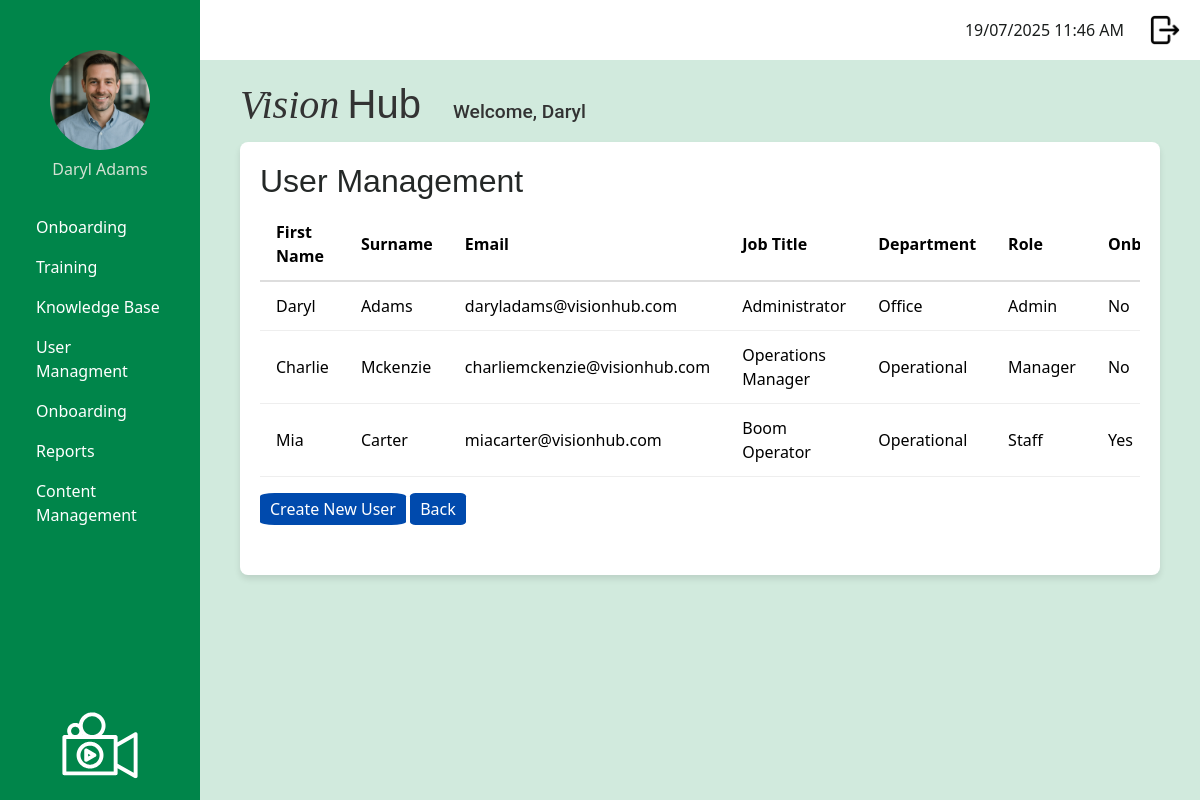
Page /admin/manage_users (signed in) on the earlier database version.
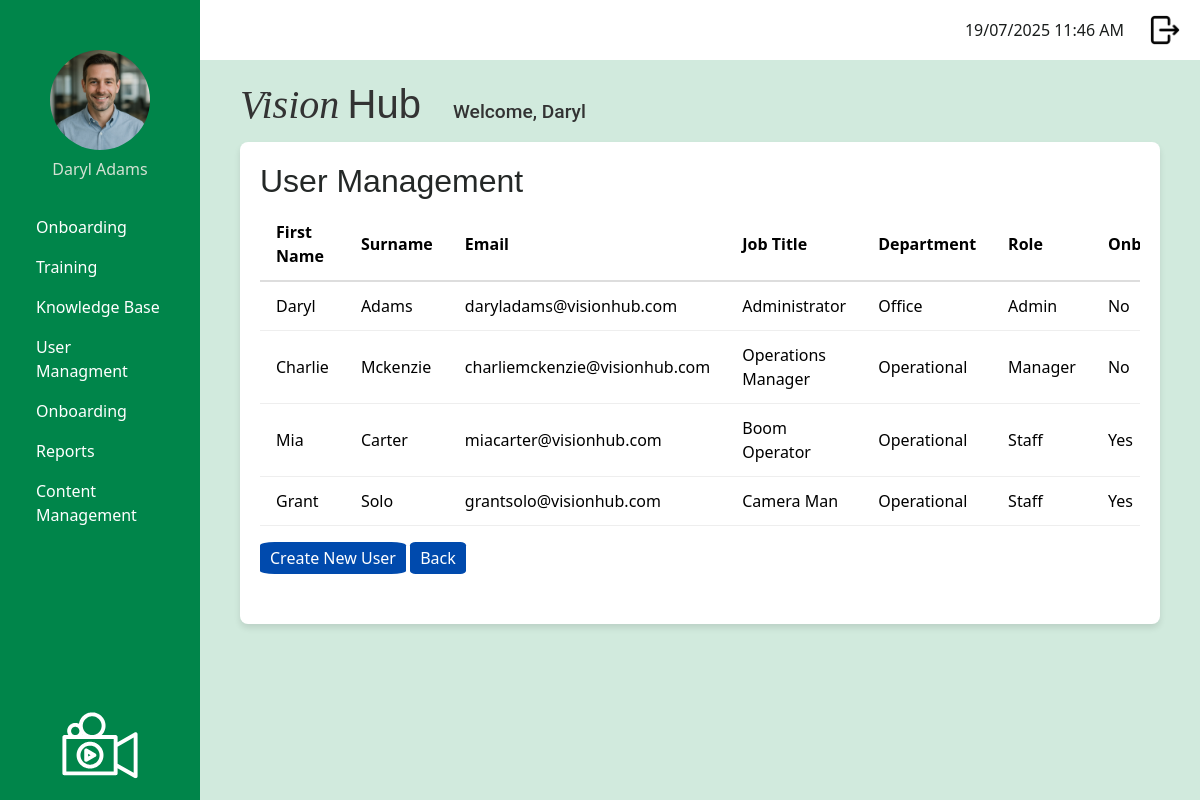
Same page on the later database version.
### app/models.py (models this page shows, shortened)
class User(UserMixin, db.Model):
    __tablename__ = 'user'
    id: so.Mapped[int] = so.mapped_column(primary_key=True)
    username: so.Mapped[str] = so.mapped_column(sa.String(120), index=True, unique=True)
    first_name: so.Mapped[str] = so.mapped_column(sa.String(50), index=True)
    surname: so.Mapped[str] = so.mapped_column(sa.String(50), index=True)
    job_title: so.Mapped[str] = so.mapped_column(sa.String(50), index=True)
    password_hash: so.Mapped[str] = so.mapped_column(sa.String(256))
    is_onboarding: so.Mapped[bool] = so.mapped_column(default=False) # Default: Not onboarding
    dateStarted: so.Mapped[datetime] = so.mapped_column(index=True, default=lambda: datetime.now(timezone.utc))
    google_email: so.Mapped[Optional[str]] = so.mapped_column(sa.String(120), unique=True, nullable=True)
    profile_photo: so.Mapped[Optional[str]] = so.mapped_column(sa.String(120), nullable=True, default='profileDefault.png')
    manager_id: so.Mapped[Optional[int]] = so.mapped_column(sa.ForeignKey('user.id'), nullable=True)
    manager: so.Mapped[Optional['User']] = so.relationship('User', remote_side=[id], back_populates='manages')
    manages: so.Mapped[List['User']] = so.relationship('User', back_populates='manager')
    role_id: so.Mapped[int] = so.mapped_column(sa.ForeignKey('role.id'))
    role: so.Mapped['Role'] = so.relationship('Role', back_populates='users')
    department_id: so.Mapped[int] = so.mapped_column(sa.ForeignKey('department.id'))
    department: so.Mapped['Department'] = so.relationship('Department', back_populates='users')
    module_progress: so.Mapped[List['UserModuleProgress']] = so.relationship('UserModuleProgress', back_populates='user')
    onboarding_path_id: so.Mapped[int] = so.mapped_column(sa.ForeignKey('onboarding_path.id'), nullable=True)
    onboarding_path: so.Mapped['OnboardingPath'] = so.relationship('OnboardingPath')

class Department(db.Model):
    __tablename__ = 'department'
    id: so.Mapped[int] = so.mapped_column(primary_key=True)
    department_name: so.Mapped[str] = so.mapped_column(sa.String(20), index=True, unique=True)
    users: so.Mapped[List['User']] = so.relationship('User', back_populates='department')

class Role(db.Model):
    __tablename__ = 'role'
    id: so.Mapped[int] = so.mapped_column(primary_key=True)
    role_name: so.Mapped[str] = so.mapped_column(sa.String(20), index=True, unique=True)
    users: so.Mapped[list['User']] = so.relationship('User', back_populates='role')

### app/admin/routes.py (the view)
@app.route('/admin/manage_users', methods=['GET'])
@login_required
def manage_users():
    if current_user.role.role_name != "admin":
        return redirect(url_for('logout'))
    try:
        users = User.query.all()
        return render_template('admin/manageUsers.html', title='Manage Users', users = users)
    except Exception as e:
        error_message = 'Error: ' + str(e)
        return error_message

### app/models.py (called while the page is built)
@login.user_loader
def load_user(id):
    return db.session.get(User, int(id))

### app/templates/admin/manageUsers.html (shortened to what this page needs)
{% extends "base.html" %}
{% block content %}
<html>
    <body>
        <h1 class = "page-title">User Management</h1>
        <div class = "table-wrapper">
        <table class= "user-table">
            <thead>
                <tr>
                    <th>First Name</th>
                    <th>Surname</th>
                    <th>Email</th>
                    <th>Job Title</th>
                    <th>Department</th>
                    <th>Role</th>
                    <th>Onboarding</th>
                </tr>
            </thead>
            <tbody>
                {% for user in users %}
                <tr>
                    <td>{{ user.first_name|title }}</td>
                    <td>{{ user.surname|title }}</td>
                    <td>{{ user.username }}</td>
                    <td>{{ user.job_title|title }}</td>
                    <td>{{ user.department.department_name|title }}</td>
                    <td>{{ user.role.role_name|title }}</td>
                    <td>{{ 'Yes' if user.is_onboarding else 'No' }}</td>
                </tr>
                {% endfor %}
            </tbody>
        </table>
            <div class = "button-container-outside-table">
                <a class = "dark-blue-button" href="{{ url_for('register_user') }}">Create New User</a>
                <a class = "dark-blue-button" href="{{ url_for('admin_dashboard') }}" class="btn">Back</a>
            </div>
        </div>
    </body>
</html>
{% endblock %}

### app/templates/base.html (shortened to what this page needs)
<!doctype html>
<html>
    <head>
            <link
            href="{{ url_for('static', filename='css/bootstrap.min.css') }}"
            rel="stylesheet"/>
            <link href="{{ url_for('static', filename='css/stylesheet.css') }}" rel="stylesheet"/>
        </head>
    <body>
         <div class="sidebar">
            <div class="profile-container">
                <form id="photoForm"
                    action="{{ url_for('update_profile_photo') }}"
                    method="POST"
                    enctype="multipart/form-data"
                    style="display:inline;">
                <img src="{{ url_for('static',
                                    filename='images/profilePhoto/'
                                        ~ (current_user.profile_photo or 'profileDefault.png')) }}"
                    id="profilePicture"
                    class="profilePicture"
                    alt="Click to change photo"
                    style="cursor:pointer; width:100px; height:100px;
                            object-fit:cover; border-radius:50%;">
                </form>
                <h5 class="profile-photo-text">{{ current_user.first_name|title }} {{ current_user.surname|title }}</h5>
            </div>
            <nav class="nav flex-column sideNavLink-container">
                {% if current_user.role.role_name == 'admin' %}
                    <a class="nav-link" href="#">Onboarding</a>
                    <a class="nav-link" href="{{ url_for('manage_training_modules') }}">Training</a>
                    <a class="nav-link" href="#">Knowledge Base</a>
                    <a class="nav-link" href="{{ url_for('manage_users') }}">User Managment</a>
                    <a class="nav-link" href="#">Onboarding</a>
                    <a class="nav-link" href="#">Reports</a>
                    <a class="nav-link" href="#">Content Management</a>
                    {% elif current_user.role.role_name == 'manager' %}
                    <a class="nav-link" href="#">Onboarding</a>
                    <a class="nav-link" href="#">Training</a>
                    <a class="nav-link" href="#">Reports</a>
                    {% elif current_user.role.role_name == 'staff' %}
                    <a class="nav-link" href="#">Onboarding</a>
                    <a class="nav-link" href="{{ url_for('training_dashboard') }}">Training</a>
                {% endif %}
            </nav>
            <img src="{{ url_for('static', filename='images/logoImageWhite.svg') }}" class="sidebarLogo">
        </div>
         <div class="top-bar">
            <div class="d-flex align-items-center">
                <span class="me-3" id="clock"></span>
                <a href="{{ url_for('logout') }}" class="logout-link">
                    <img src="{{ url_for('static', filename='images/logout.png') }}" class="logout-image">
                </a>
            </div>
        </div>
        <div class="logo-name-container">
            <h2 class="logo-text">
                <span class="logo-vision">Vision</span>
                <span class="logo-hub">Hub</span>
            </h2>
            <h3 class="welcome-text">Welcome, {{ current_user.first_name|title }}</h3>
        </div>
        <div class="content">
            {% block content %}
            {% endblock %}
        </div>
    </body>
</html>

### app/static/css/stylesheet.css (style rules this page uses)
body { color: #000000; background-color: #d1eadd ; }
.logo-name-container { display: flex; align-items: baseline; margin-left: 240px; margin-top: 20px; margin-bottom: 5px; gap: 2rem; color: #333; }
.logo-vision { font-family: 'Playfair Display', serif; font-weight: 450; font-style: italic; font-size: 2.5rem; }
.logo-hub { font-family: 'Montserrat', sans-serif; font-weight: 200; font-size: 2.5rem; margin-left: 0; }
.welcome-text { font-family: 'Roboto', sans-serif; font-size: 1.2rem; margin: 0; }
.sidebar { background-color: #00854a; color: white; font-size: 1rem; font-weight: 400; height: 100vh; position: fixed; width: 200px; padding: 20px; display: flex; flex-direction: column; justify-content: space-between; text-align: left }
.profile-photo-text { font-size: 1rem; font-weight: 200; color: rgb(211, 225, 211); text-align: center; }
.sidebarLogo { max-width: 100%; width: 120px; height: auto; display: block; margin: 0 auto; margin-top: auto; }
.profilePicture { display: block; margin: 30px auto 10px auto; border-radius: 50%; width: 80px; height: 80px; object-fit: cover; }
.sideNavLink-container { margin-top: 20px; }
.nav-link { border-radius: 0.5rem; color: white; }
.top-bar { background-color: white; height: 60px; padding: 10px 20px; margin-left: 200px; display: flex; justify-content: flex-end; align-items: center; }
.logout-image { width: 30px; height: 30px; object-fit: cover; margin-left: 10px; }
#clock { color: #1a1d1c; margin-right: 20px; }
.content { background-color: white; border-radius: 8px; margin-left: 240px; padding: 20px; box-shadow: 0 4px 6px rgba(0, 0, 0, 0.1); max-width: calc(100% - 240px - 40px); }
.page-title { font-family: 'Montserrat', sans-serif; font-size: 2rem; font-weight: 200; color: #242827; }
.table-wrapper { max-height: 400px; overflow-y: auto; margin-bottom: 1.5rem; }
.user-table { width: 100%; border-collapse: separate; border-spacing: 0; }
.user-table thead th { position: sticky; top: 0; border-bottom: 2px solid #ddd; z-index: 2; }
.user-table th, .user-table td { padding: 0.75rem 1rem; text-align: left; vertical-align: middle; border-bottom: 1px solid #eee; }
.user-table th:last-child, .user-table td:last-child { white-space: nowrap; width: 1%; }
.dark-blue-button { background-color: #004AAD; color: white; padding: 5px 10px; border-radius: 10%; text-decoration: none; margin: auto; }
.button-container-outside-table { display: inline-block; margin-top: 20px; margin-bottom: 10px; }

Differences in the rows shown:
added User: first_name "Grant", surname "Solo", username "grantsolo@visionhub.com", job_title "Camera Man", department.department_name "Operational", role.role_name "Staff", is_onboarding "Yes"
